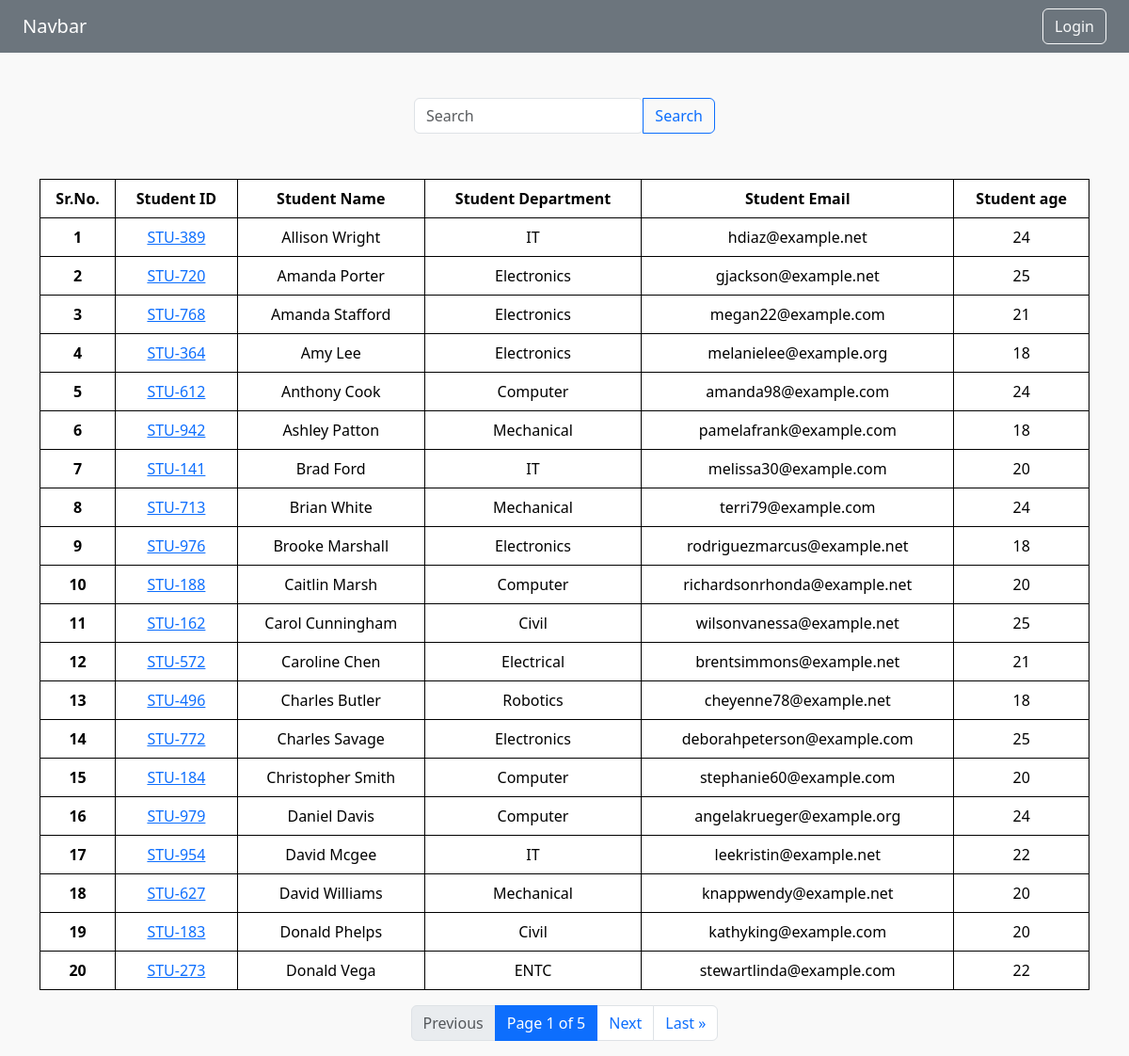
The page /student/ on the database its author committed.
### Report/models.py (models this page shows, shortened)
class Student(models.Model):
    department=models.ForeignKey(Department,related_name="depart" ,on_delete=models.CASCADE)
    student_id=models.OneToOneField(StudentID,related_name="depart" ,on_delete=models.CASCADE)
    student_name=models.CharField(max_length=100)
    student_email=models.EmailField(unique=True)
    student_age=models.IntegerField(default=18)
    student_address=models.TextField()
    class Meta:
        ordering=['student_name']
        verbose_name='student'

class StudentID(models.Model):
    student_id=models.CharField(max_length=100)
    def __str__(self):
        return self.student_id

class Department(models.Model):
    department=models.CharField(max_length=100)
    class Meta:
        ordering= ['department']

### Report/views.py (the view, shortened to what this page needs)
# urls.py: path('student/',get_student,name='student'),
def get_student(request):
    queryset=Student.objects.all()
    paginator = Paginator(queryset, 20)  # Show 25 contacts per page.
    page_number = request.GET.get("page")
    queryset = paginator.get_page(page_number)
    return render(request,"students.html",{'queryset':queryset})

### Report/templates/students.html (shortened to what this page needs)
{% extends "base.html" %}
{% load static %}
{% block body %}
<form>
    <div class="d-flex flex-column justify-content-center align-items-center my-5">
      <div style="width:20rem;">
        <div class="input-group">
          <input type="search" id="exampleInputSearch" name="Search" class="form-control rounded" placeholder="Search" aria-label="Search" aria-describedby="search-addon" />
          <button type="submit" class="btn btn-outline-primary" data-mdb-ripple-init>Search</button>
        </div>
      </div>
    </div>
    </form>
<div class="container mt-5 ">
<table class="table">
    <thead>
      <tr>
        <th scope="col">Sr.No. </th>
        <th scope="col">Student ID </th>
        <th scope="col">Student Name</th>
        <th scope="col">Student Department</th>
        <th scope="col">Student Email</th>
        <th scope="col">Student age</th>
      </tr>
    </thead>
    <tbody>
        {% for student in queryset  %}
      <tr>
        <th scope="row">{{forloop.counter}}</th>
        <td>
            <a href="{% url 'see_marks' student.student_id %}">{{student.student_id}}</a>
            </td>
        <td>{{student.student_name}}</td>
        <td>{{student.department.department}}</td>
        <td>{{student.student_email}}</td>
        <td>{{student.student_age}}</td>
      </tr>
      {% endfor %}
    </tbody>
  </table>
</div>
<nav aria-label="Pagination">
    <ul class="pagination justify-content-center">
        {% if queryset.has_previous %}
            <li class="page-item">
                <a class="page-link" href="?page=1" aria-label="First">
                    &laquo; First
                </a>
            </li>
            <li class="page-item">
                <a class="page-link" href="?page={{ queryset.previous_page_number }}">
                    Previous
                </a>
            </li>
        {% else %}
            <li class="page-item disabled">
                <a class="page-link">Previous</a>
            </li>
        {% endif %}
        <li class="page-item active">
            <a class="page-link">
                Page {{ queryset.number }} of {{ queryset.paginator.num_pages }}
            </a>
        </li>
        {% if queryset.has_next %}
            <li class="page-item">
                <a class="page-link" href="?page={{ queryset.next_page_number }}">
                    Next
                </a>
            </li>
            <li class="page-item">
                <a class="page-link" href="?page={{ queryset.paginator.num_pages }}" aria-label="Last">
                    Last &raquo;
                </a>
            </li>
        {% else %}
            <li class="page-item disabled">
                <a class="page-link">Next</a>
            </li>
        {% endif %}
    </ul>
</nav>
{% endblock body %}

### Report/templates/base.html (shortened to what this page needs)
<!DOCTYPE html>
<html lang="en">
<head>
    <link href="https://cdn.jsdelivr.net/npm/bootstrap@5.3.3/dist/css/bootstrap.min.css" rel="stylesheet">
</head>
<body>
    <nav class="navbar navbar-expand-lg navbar-light bg-secondary px-4 py-2 justify-content-between">
        <a class="navbar-brand text-white font-weight-bold" href="#">Navbar</a>
        <form class="form-inline" method="POST" action="#">
            {% if request.user.is_authenticated %}
            <button class="btn btn-outline-light my-2 my-sm-0 ml-auto" type="submit" style="margin-left: auto;">Logout</button>
            {% else %}
            <button class="btn btn-outline-light my-2 my-sm-0 ml-auto" type="submit" style="margin-left: auto;">Login</button>
            {% endif %}
        </form>
    </nav>
    {% block body %}{% endblock body %}
</body>
</html>

### Report/templates/students.html (style rules this page uses)
body { background-color: #f9f9f9; }
table, th, td { border: 1px solid; text-align: center; }

### rows shown on the page
Student: student_id "STU-389", student_name "Allison Wright", department.department "IT", student_email "hdiaz@example.net", student_age "24"
Student: student_id "STU-720", student_name "Amanda Porter", department.department "Electronics", student_email "gjackson@example.net", student_age "25"
Student: student_id "STU-768", student_name "Amanda Stafford", department.department "Electronics", student_email "megan22@example.com", student_age "21"
Student: student_id "STU-364", student_name "Amy Lee", department.department "Electronics", student_email "melanielee@example.org", student_age "18"
Student: student_id "STU-612", student_name "Anthony Cook", department.department "Computer", student_email "amanda98@example.com", student_age "24"
Student: student_id "STU-942", student_name "Ashley Patton", department.department "Mechanical", student_email "pamelafrank@example.com", student_age "18"
Student: student_id "STU-141", student_name "Brad Ford", department.department "IT", student_email "melissa30@example.com", student_age "20"
Student: student_id "STU-713", student_name "Brian White", department.department "Mechanical", student_email "terri79@example.com", student_age "24"
Student: student_id "STU-976", student_name "Brooke Marshall", department.department "Electronics", student_email "rodriguezmarcus@example.net", student_age "18"
Student: student_id "STU-188", student_name "Caitlin Marsh", department.department "Computer", student_email "richardsonrhonda@example.net", student_age "20"
Student: student_id "STU-162", student_name "Carol Cunningham", department.department "Civil", student_email "wilsonvanessa@example.net", student_age "25"
Student: student_id "STU-572", student_name "Caroline Chen", department.department "Electrical", student_email "brentsimmons@example.net", student_age "21"
Student: student_id "STU-496", student_name "Charles Butler", department.department "Robotics", student_email "cheyenne78@example.net", student_age "18"
Student: student_id "STU-772", student_name "Charles Savage", department.department "Electronics", student_email "deborahpeterson@example.com", student_age "25"
Student: student_id "STU-184", student_name "Christopher Smith", department.department "Computer", student_email "stephanie60@example.com", student_age "20"
Student: student_id "STU-979", student_name "Daniel Davis", department.department "Computer", student_email "angelakrueger@example.org", student_age "24"
Student: student_id "STU-954", student_name "David Mcgee", department.department "IT", student_email "leekristin@example.net", student_age "22"
Student: student_id "STU-627", student_name "David Williams", department.department "Mechanical", student_email "knappwendy@example.net", student_age "20"
Student: student_id "STU-183", student_name "Donald Phelps", department.department "Civil", student_email "kathyking@example.com", student_age "20"
Student: student_id "STU-273", student_name "Donald Vega", department.department "ENTC", student_email "stewartlinda@example.com", student_age "22"

### other values the page prints
{{ queryset.number }} "1"
{{ queryset.paginator.num_pages }} "5"
